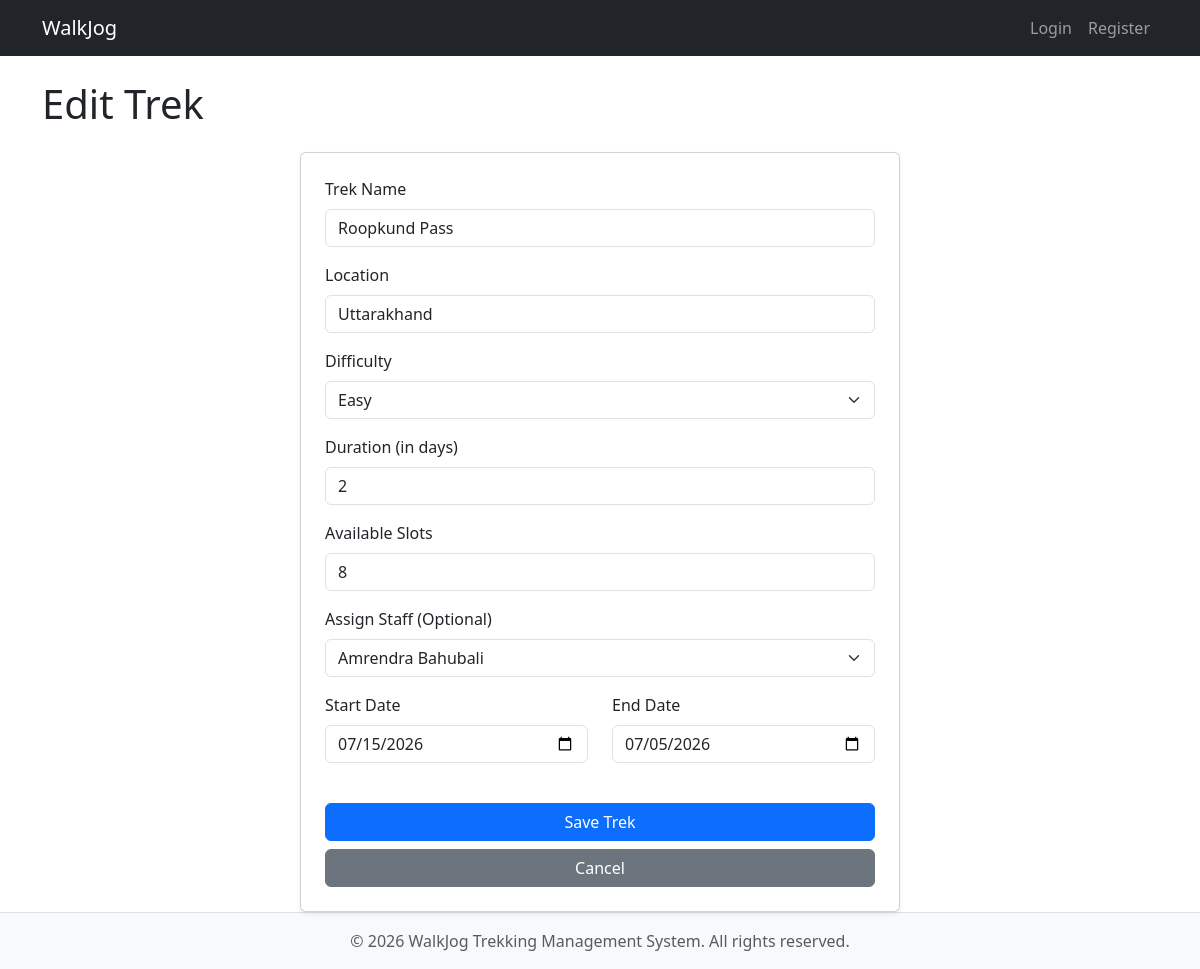
The app's page /admin/dashboard/edit/1 with its own data.
### models.py (models this page shows)
class Trek(db.Model):
    __tablename__ = 'treks'
    trek_id = db.Column(
        db.Integer,
        primary_key=True
    )
    trek_name = db.Column(
        db.String(100),
        nullable=False
    )
    location = db.Column(
        db.String(100),
        nullable=False
    )
    difficulty = db.Column(
        db.String(20),
        nullable=False
    )
    available_slots = db.Column(
        db.Integer,
        nullable=False
    )
    duration = db.Column(
        db.Integer,
        nullable=True
    )
    status = db.Column(
        db.String(20),
        default='Pending'
    )
    start_date = db.Column(
        db.Date
    )
    end_date = db.Column(
        db.Date
    )
    is_blacklisted = db.Column(
        db.Boolean,
        default=False
    )
    staff_id = db.Column(
        db.Integer,
        db.ForeignKey('staff_profile.staff_id'),
        nullable=True
    )

class StaffProfile(db.Model):
    __tablename__ = 'staff_profile'
    staff_id = db.Column(
        db.Integer,
        db.ForeignKey('users.id'),
        primary_key=True,
        nullable=False
    )
    name = db.Column(
        db.String(50),
        unique=True,
        nullable=False
    )
    contact_details = db.Column(
        db.String(15),
        nullable=False
    )
    assigned_treks = db.Column(
        db.String(200),
        nullable=True
    )
    approval_status = db.Column(
        db.String(20),
        default='Pending'
    )
    is_blacklisted = db.Column(
        db.Boolean,
        default=False
    )
    created_at = db.Column(
        db.DateTime,
        default=datetime.now
    )

### app.py (the view, shortened to what this page needs)
@app.route('/admin/dashboard/edit/<int:trek_id>', methods=['GET', 'POST'])
def edit_trek(trek_id):
    trek = Trek.query.get_or_404(trek_id)
    if request.method == 'GET':
        staffs = StaffProfile.query.filter_by(approval_status='Approved').all()
        return render_template(
            'trek_form.html',
            trek=trek,
            staffs=staffs
        )

### templates/trek_form.html (shortened to what this page needs)
{% extends 'base.html' %}
{% block content %}
<h1 class="mb-4">
    {% if trek %}
    Edit Trek
    {% else %}
    Add Trek
    {% endif %}
</h1>
<div class="card p-4 shadow-sm" style="max-width: 600px; margin: 0 auto;">
    <form method="POST">
        <div class="mb-3">
            <label class="form-label">Trek Name</label>
            <input type="text" class="form-control" name="trek_name" value="{{ trek.trek_name if trek else '' }}"
                required>
        </div>
        <div class="mb-3">
            <label class="form-label">Location</label>
            <input type="text" class="form-control" name="location" value="{{ trek.location if trek else '' }}"
                required>
        </div>
        <div class="mb-3">
            <label class="form-label">Difficulty</label>
            <select name="difficulty" class="form-select" required>
                <option value="Easy" {% if trek and trek.difficulty=='Easy' %}selected{% endif %}>Easy</option>
            </select>
        </div>
        <div class="mb-3">
            <label class="form-label">Duration (in days)</label>
            <input type="number" class="form-control" name="duration" value="{{ trek.duration if trek else '' }}"
                required>
        </div>
        <div class="mb-3">
            <label class="form-label">Available Slots</label>
            <input type="number" class="form-control" name="available_slots"
                value="{{ trek.available_slots if trek else '' }}" required>
        </div>
        <div class="mb-3">
            <label class="form-label">Assign Staff (Optional)</label>
            <select name="staff_id" class="form-select">
                {% for staff in staffs %}
                <option value="{{ staff.staff_id }}" {% if trek and trek.staff_id==staff.staff_id %}selected{% endif %}>
                    {{ staff.name }}
                </option>
                {% endfor %}
            </select>
        </div>
        <div class="row">
            <div class="col-md-6 mb-3">
                <label class="form-label">Start Date</label>
                <input type="date" class="form-control" name="start_date" value="{{ trek.start_date if trek else '' }}"
                    required>
            </div>
            <div class="col-md-6 mb-3">
                <label class="form-label">End Date</label>
                <input type="date" class="form-control" name="end_date" value="{{ trek.end_date if trek else '' }}"
                    required>
            </div>
        </div>
        <div class="d-grid gap-2 mt-4">
            <button type="submit" class="btn btn-primary">
                Save Trek
            </button>
            <a href="{{ url_for('manage_treks') }}" class="btn btn-secondary">Cancel</a>
        </div>
    </form>
</div>
{% endblock %}

### records on screen
Trek: trek_name "Roopkund Pass", location "Uttarakhand", difficulty "Easy", duration "2", available_slots "8", staff_id "Amrendra Bahubali", start_date "07/15/2026", end_date "07/05/2026"
